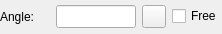
<?xml version="1.0" encoding="UTF-8"?>
<ui version="4.0">
 <class>LC_UCSCreateOptionsWidget</class>
 <widget class="QWidget" name="LC_UCSCreateOptionsWidget">
  <property name="geometry">
   <rect>
    <x>0</x>
    <y>0</y>
    <width>222</width>
    <height>34</height>
   </rect>
  </property>
  <property name="windowTitle">
   <string>Form</string>
  </property>
  <layout class="QGridLayout" name="gridLayout">
   <property name="leftMargin">
    <number>0</number>
   </property>
   <property name="topMargin">
    <number>1</number>
   </property>
   <property name="rightMargin">
    <number>0</number>
   </property>
   <property name="bottomMargin">
    <number>1</number>
   </property>
   <item row="0" column="3">
    <widget class="QCheckBox" name="cbFreeAngle">
     <property name="toolTip">
      <string>Specifies whether X-Axis angle is defined by entered value or by mouse position</string>
     </property>
     <property name="text">
      <string>Free</string>
     </property>
    </widget>
   </item>
   <item row="0" column="0">
    <widget class="QLabel" name="label">
     <property name="text">
      <string>Angle:</string>
     </property>
    </widget>
   </item>
   <item row="0" column="1">
    <widget class="QLineEdit" name="leAngle">
     <property name="sizePolicy">
      <sizepolicy hsizetype="Preferred" vsizetype="Preferred">
       <horstretch>0</horstretch>
       <verstretch>0</verstretch>
      </sizepolicy>
     </property>
     <property name="maximumSize">
      <size>
       <width>80</width>
       <height>16777215</height>
      </size>
     </property>
     <property name="toolTip">
      <string>Angle X-axis of new coordinate system</string>
     </property>
    </widget>
   </item>
   <item row="0" column="2">
    <widget class="QToolButton" name="tbPickAngle">
     <property name="toolTip">
      <string>Pick angle from drawing</string>
     </property>
     <property name="text">
      <string/>
     </property>
     <property name="icon">
      <iconset resource="../../../../res/icons/icons.qrc">
       <normaloff>:/icons/interactive_pick_angle.lci</normaloff>:/icons/interactive_pick_angle.lci</iconset>
     </property>
    </widget>
   </item>
  </layout>
 </widget>
 <resources>
  <include location="../../../../res/icons/icons.qrc"/>
 </resources>
 <connections/>
</ui>
